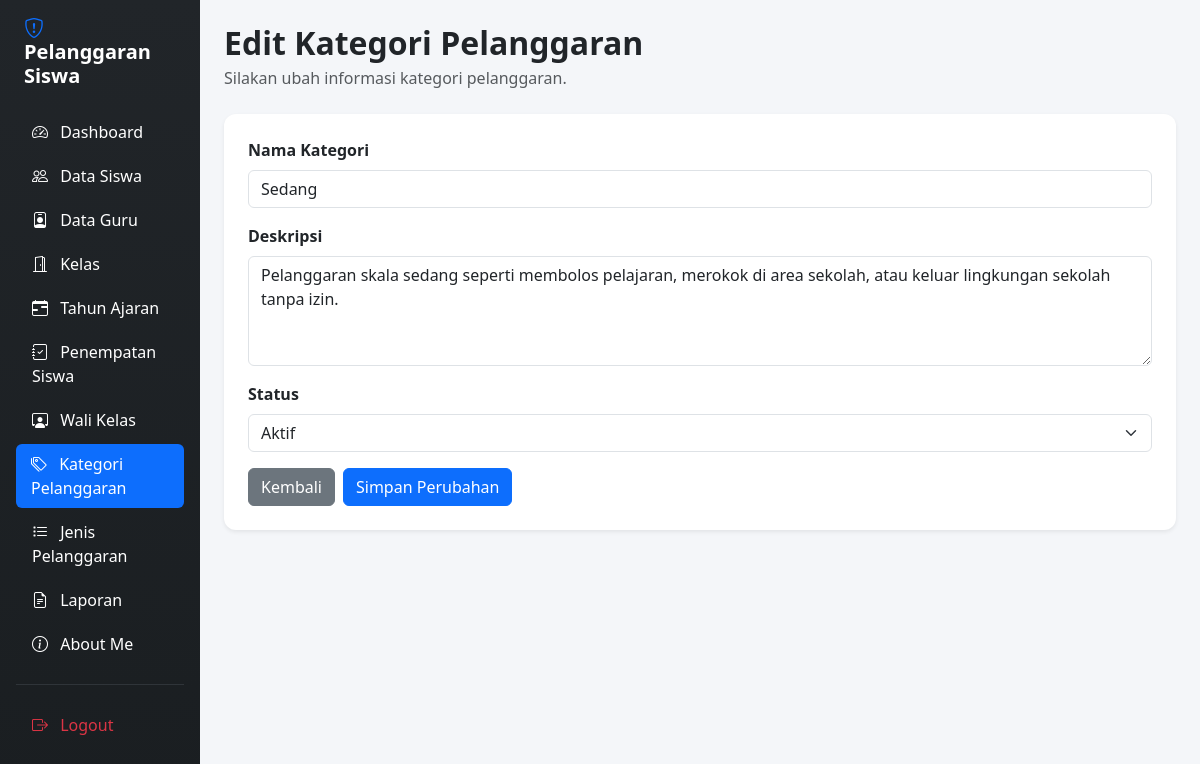
The page /edit_kategori_pelanggaran.php?id=52 (signed in) on the database its author committed.
### tables this page shows
CREATE TABLE `t_pelanggaran_kategori` (
  `id` int(11) NOT NULL,
  `nama` varchar(100) DEFAULT NULL,
  `deskripsi` text NOT NULL,
  `status_aktif` tinyint(1) NOT NULL,
  `created_at` timestamp NOT NULL DEFAULT current_timestamp(),
  `updated_at` timestamp NOT NULL DEFAULT current_timestamp()
);

### edit_kategori_pelanggaran.php (the view, shortened to what this page needs)
<?php
include "config/koneksi.php";
function aman($nilai) {
    return htmlspecialchars((string) $nilai, ENT_QUOTES, 'UTF-8');
}
$id = filter_input(INPUT_GET, 'id', FILTER_VALIDATE_INT);
$stmt = mysqli_prepare(
    $koneksi,
    "SELECT * FROM t_pelanggaran_kategori WHERE id = ?"
);
mysqli_stmt_bind_param($stmt, "i", $id);
mysqli_stmt_execute($stmt);
$hasil = mysqli_stmt_get_result($stmt);
$data = mysqli_fetch_assoc($hasil);
$nama = $data['nama'];
$deskripsi = $data['deskripsi'];
$status = (string) $data['status_aktif'];
?>
<!DOCTYPE html>
<html lang="id">
<head>
    <link href="https://cdn.jsdelivr.net/npm/bootstrap@5.3.8/dist/css/bootstrap.min.css" rel="stylesheet">
    <link href="https://cdn.jsdelivr.net/npm/bootstrap-icons@1.11.3/font/bootstrap-icons.min.css" rel="stylesheet">
</head>
<body>
<div class="container-fluid">
    <div class="row">
        <div class="col-md-3 col-lg-2 sidebar p-3 min-vh-100">
            <h4 class="text-white mb-4 fw-bold fs-5 px-2">
                <i class="bi bi-shield-exclamation text-primary me-2"></i>
                Pelanggaran Siswa
            </h4>
            <?php if (($_SESSION['role'] ?? '') === 'admin'): ?>
                <ul class="nav nav-pills flex-column gap-1">
                    <li class="nav-item">
                        <a href="dashboard.php" class="nav-link text-white">
                            <i class="bi bi-speedometer2 me-2"></i> Dashboard
                        </a>
                    </li>
                    <li class="nav-item">
                        <a href="data_siswa.php" class="nav-link text-white">
                            <i class="bi bi-people me-2"></i> Data Siswa
                        </a>
                    </li>
                    <li class="nav-item">
                        <a href="data_guru.php" class="nav-link text-white">
                            <i class="bi bi-person-badge me-2"></i> Data Guru
                        </a>
                    </li>
                    <li class="nav-item">
                        <a href="kelas.php" class="nav-link text-white">
                            <i class="bi bi-door-open me-2"></i> Kelas
                        </a>
                    </li>
                    <li class="nav-item">
                        <a href="tahun_ajaran.php" class="nav-link text-white">
                            <i class="bi bi-calendar-range me-2"></i> Tahun Ajaran
                        </a>
                    </li>
                    <li class="nav-item">
                        <a href="penepatan_siswa.php" class="nav-link text-white">
                            <i class="bi bi-journal-check me-2"></i> Penempatan Siswa
                        </a>
                    </li>
                    <li class="nav-item">
                        <a href="wali_kelas.php" class="nav-link text-white">
                            <i class="bi bi-person-workspace me-2"></i> Wali Kelas
                        </a>
                    </li>
                    <li class="nav-item">
                        <a href="kategori_pelanggaran.php" class="nav-link active">
                            <i class="bi bi-tags me-2"></i> Kategori Pelanggaran
                        </a>
                    </li>
                    <li class="nav-item">
                        <a href="jenis_pelanggaran.php" class="nav-link text-white">
                            <i class="bi bi-list-task me-2"></i> Jenis Pelanggaran
                        </a>
                    </li>
                    <li class="nav-item">
                        <a href="laporan.php" class="nav-link text-white">
                            <i class="bi bi-file-earmark-text me-2"></i> Laporan
                        </a>
                    </li>
                    <li class="nav-item">
                        <a href="aboutme.php" class="nav-link text-white">
                            <i class="bi bi-info-circle me-2"></i> About Me
                        </a>
                    </li>
                    <hr class="text-secondary my-3">
                    <li class="nav-item">
                        <a href="logout.php" class="nav-link text-danger">
                            <i class="bi bi-box-arrow-right me-2"></i> Logout
                        </a>
                    </li>
                </ul>
            <?php endif; ?>
        </div>
        <main class="col-md-9 col-lg-10 p-4">
            <h2 class="fw-bold mb-1">
                Edit Kategori Pelanggaran
            </h2>
            <p class="text-muted mb-4">
                Silakan ubah informasi kategori pelanggaran.
            </p>
            <div class="card shadow-sm">
                <div class="card-body p-4">
                    <form method="POST" action="">
                        <div class="mb-3">
                            <label for="nama" class="form-label fw-semibold">
                                Nama Kategori
                            </label>
                            <input
                                type="text"
                                name="nama"
                                id="nama"
                                class="form-control"
                                value="<?= aman($nama); ?>"
                                placeholder="Masukkan nama kategori"
                                required>
                        </div>
                        <div class="mb-3">
                            <label for="deskripsi" class="form-label fw-semibold">
                                Deskripsi
                            </label>
                            <textarea
                                name="deskripsi"
                                id="deskripsi"
                                class="form-control"
                                rows="4"
                                placeholder="Masukkan deskripsi kategori"
                                required><?= aman($deskripsi); ?></textarea>
                        </div>
                        <div class="mb-3">
                            <label for="status_aktif" class="form-label fw-semibold">
                                Status
                            </label>
                            <select
                                name="status_aktif"
                                id="status_aktif"
                                class="form-select"
                                required>
                                <option value="1" <?= $status === "1" ? "selected" : ""; ?>>
                                    Aktif
                                </option>
                            </select>
                        </div>
                        <div class="d-flex gap-2">
                            <a href="kategori_pelanggaran.php" class="btn btn-secondary">
                                Kembali
                            </a>
                            <button type="submit" class="btn btn-primary">
                                Simpan Perubahan
                            </button>
                        </div>
                    </form>
                </div>
            </div>
        </main>
    </div>
</div>
</body>
</html>

### edit_kategori_pelanggaran.php (style rules this page uses)
body { background-color: #f4f6f9; }
.sidebar { background: linear-gradient(180deg, #212529 0%, #1a1e21 100%); }
.nav-link { transition: all 0.3s ease; border-radius: 6px; }
.nav-link:hover, .nav-link.active { background-color: #0d6efd !important; color: white !important; padding-left: 15px; }
.card { border: none; border-radius: 12px; }

### rows shown on the page
t_pelanggaran_kategori: nama "Sedang", deskripsi "Pelanggaran skala sedang seperti membolos pelajaran, merokok di area sekolah, atau keluar lingkungan sekolah tanpa izin.", status_aktif "Aktif"
